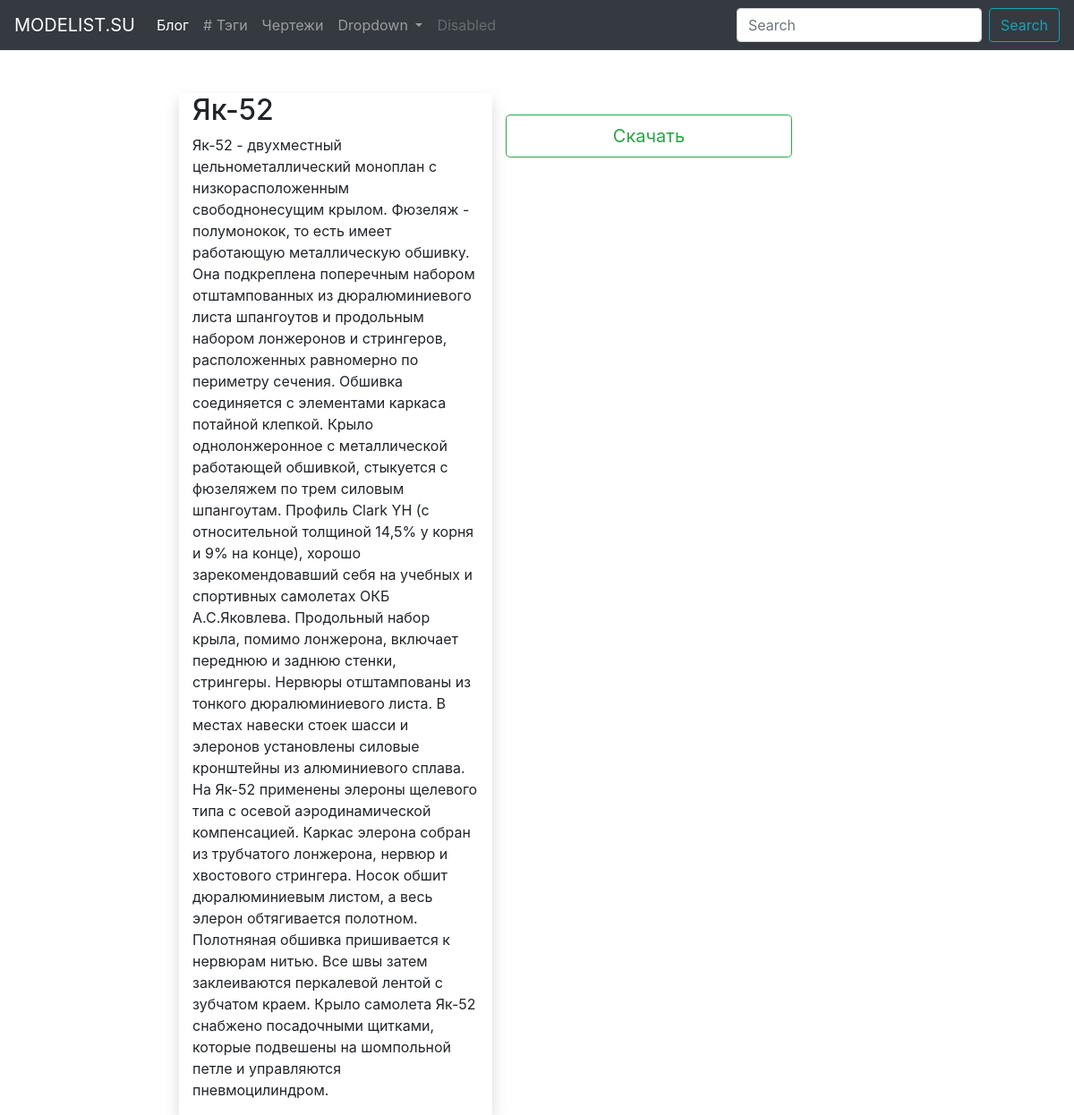
The app's page /archive/plans/iak-52/, older data.
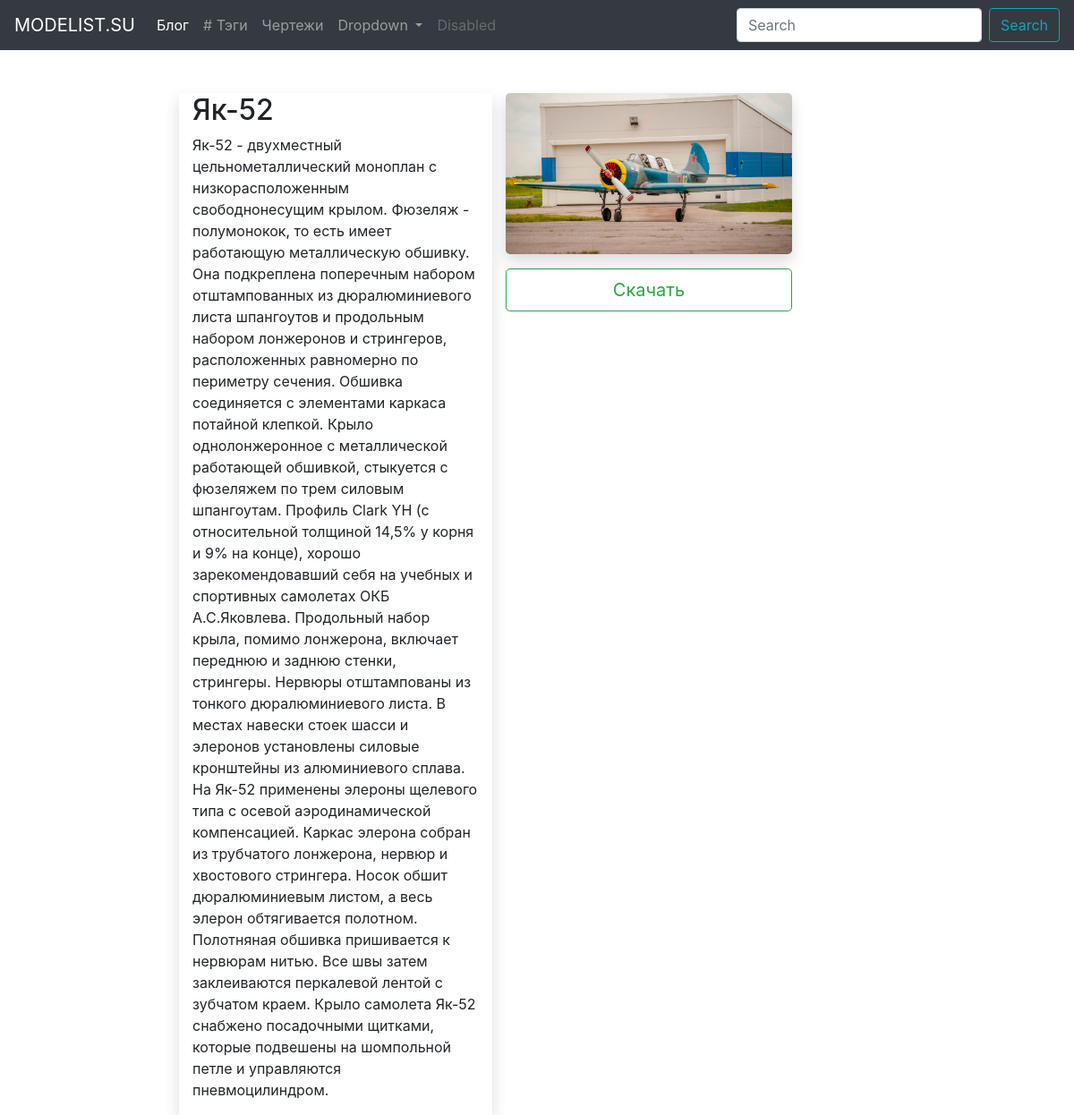
The same page, newer data.
### archive/models.py (models this page shows, shortened)
class Plan(models.Model):
    name = models.CharField(max_length=50, db_index=True)
    slug = models.SlugField(max_length=150, unique=True)
    description = models.TextField(blank=True, db_index=True)
    author = models.CharField(max_length=50, blank=True)
    image = models.ImageField(upload_to='plans/images')
    file = models.FileField(upload_to='plans/files')

### archive/views.py (the view)
# urls.py: path('plans/<slug>/', PlanDetail.as_view(), name='plan_detail_url'),
class PlanDetail(View):
    def get(self, request, slug):
        plan = Plan.objects.get(slug__iexact=slug)
        return render(request, 'archive/plan_detail.html', context={'plan': plan})

### archive/templates/archive/plan_detail.html (shortened to what this page needs)
{% extends 'archive/archive_main.html' %}
{% block content %}
    <div class="row">
        <div class="col-lg-6 shadow">
            <h2>{{ plan.name|title }}</h2>
            <p>{{ plan.description }}</p>
        </div>
        <div class="col-lg-6">
            <img src="/media/{{ plan.image }}" alt="" class="img-fluid rounded-lg shadow mb-3">
            <a href="/media/{{ plan.file }}" class="btn btn-outline-success btn-lg btn-block">Скачать</a>
        </div>
    </div>
{% endblock %}

### archive/templates/archive/archive_main.html (shortened to what this page needs)
{% extends 'main.html' %}

### templates/main.html (shortened to what this page needs)
<!DOCTYPE html>
<html lang="en">
<head>
    <link rel="stylesheet" href="https://stackpath.bootstrapcdn.com/bootstrap/4.3.1/css/bootstrap.min.css">
</head>
<body>
<nav class="navbar navbar-expand-lg navbar-dark bg-dark">
  <a class="navbar-brand" href="#">MODELIST.SU</a>
  <div class="collapse navbar-collapse" id="navbarSupportedContent">
    <ul class="navbar-nav mr-auto">
      <li class="nav-item active">
        <a class="nav-link" href="{% url 'post_list_url' %}">Блог</a>
      </li>
      <li class="nav-item">
        <a class="nav-link" href="{% url 'tag_list_url' %}"># Тэги</a>
      </li>
        <li class="nav-item">
        <a class="nav-link" href="{% url 'plans_list_url' %}">Чертежи</a>
      </li>
      <li class="nav-item dropdown">
        <a class="nav-link dropdown-toggle" href="#" id="navbarDropdown" role="button" data-toggle="dropdown" aria-haspopup="true" aria-expanded="false">
          Dropdown
        </a>
      </li>
      <li class="nav-item">
        <a class="nav-link disabled" href="#" tabindex="-1" aria-disabled="true">Disabled</a>
      </li>
    </ul>
    <form class="form-inline my-2 my-lg-0">
      <input class="form-control mr-sm-2" type="search" placeholder="Search" aria-label="Search">
      <button class="btn btn-outline-info my-2 my-sm-0" type="submit">Search</button>
    </form>
  </div>
</nav>
<div class="col-lg-7 offset-lg-2 mt-5">
    {% block content %}
    {% endblock %}
</div>
</body>
</html>

Row changes from the older to the newer data that the page shows:
changed Plan "Як-52": image: picture added
